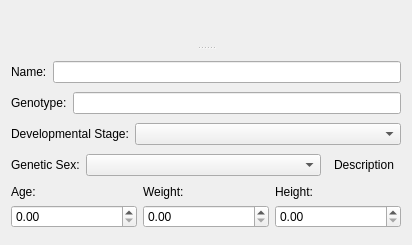
<?xml version="1.0" encoding="UTF-8"?>
<ui version="4.0">
 <class>Biometrics</class>
 <widget class="QWidget" name="Biometrics">
  <property name="geometry">
   <rect>
    <x>0</x>
    <y>0</y>
    <width>412</width>
    <height>245</height>
   </rect>
  </property>
  <property name="windowTitle">
   <string>Form</string>
  </property>
  <layout class="QGridLayout" name="gridLayout">
   <item row="0" column="0">
    <widget class="QSplitter" name="splitter">
     <property name="orientation">
      <enum>Qt::Orientation::Vertical</enum>
     </property>
     <property name="handleWidth">
      <number>3</number>
     </property>
     <widget class="DataSymbolWidget" name="objectSymbolWidget" native="true">
      <property name="sizePolicy">
       <sizepolicy hsizetype="MinimumExpanding" vsizetype="Fixed">
        <horstretch>0</horstretch>
        <verstretch>0</verstretch>
       </sizepolicy>
      </property>
     </widget>
     <widget class="QWidget" name="">
      <layout class="QVBoxLayout" name="verticalLayout_4">
       <item>
        <widget class="DataExchangeWidget" name="dataExchangeWidget" native="true">
         <property name="sizePolicy">
          <sizepolicy hsizetype="MinimumExpanding" vsizetype="Fixed">
           <horstretch>0</horstretch>
           <verstretch>1</verstretch>
          </sizepolicy>
         </property>
        </widget>
       </item>
       <item>
        <layout class="QHBoxLayout" name="horizontalLayout_5">
         <item>
          <widget class="QLabel" name="label_6">
           <property name="sizePolicy">
            <sizepolicy hsizetype="Minimum" vsizetype="Minimum">
             <horstretch>0</horstretch>
             <verstretch>0</verstretch>
            </sizepolicy>
           </property>
           <property name="text">
            <string>Name:</string>
           </property>
           <property name="buddy">
            <cstring>nameLineEdit</cstring>
           </property>
          </widget>
         </item>
         <item>
          <widget class="LineEdit" name="nameLineEdit">
           <property name="sizePolicy">
            <sizepolicy hsizetype="MinimumExpanding" vsizetype="Fixed">
             <horstretch>0</horstretch>
             <verstretch>0</verstretch>
            </sizepolicy>
           </property>
           <property name="toolTip">
            <string>Name</string>
           </property>
           <property name="statusTip">
            <string>Name</string>
           </property>
           <property name="whatsThis">
            <string>Name of this Biometrics object</string>
           </property>
          </widget>
         </item>
        </layout>
       </item>
       <item>
        <layout class="QHBoxLayout" name="horizontalLayout_6">
         <item>
          <widget class="QLabel" name="label">
           <property name="sizePolicy">
            <sizepolicy hsizetype="Minimum" vsizetype="Minimum">
             <horstretch>0</horstretch>
             <verstretch>0</verstretch>
            </sizepolicy>
           </property>
           <property name="text">
            <string>Genotype:</string>
           </property>
           <property name="buddy">
            <cstring>genotypeLineEdit</cstring>
           </property>
          </widget>
         </item>
         <item>
          <widget class="LineEdit" name="genotypeLineEdit">
           <property name="sizePolicy">
            <sizepolicy hsizetype="MinimumExpanding" vsizetype="Fixed">
             <horstretch>0</horstretch>
             <verstretch>0</verstretch>
            </sizepolicy>
           </property>
          </widget>
         </item>
        </layout>
       </item>
       <item>
        <layout class="QHBoxLayout" name="horizontalLayout">
         <item>
          <widget class="QLabel" name="label_3">
           <property name="sizePolicy">
            <sizepolicy hsizetype="Minimum" vsizetype="Minimum">
             <horstretch>0</horstretch>
             <verstretch>0</verstretch>
            </sizepolicy>
           </property>
           <property name="text">
            <string>Developmental Stage:</string>
           </property>
           <property name="buddy">
            <cstring>devStageComboBox</cstring>
           </property>
          </widget>
         </item>
         <item>
          <widget class="QComboBox" name="devStageComboBox">
           <property name="sizePolicy">
            <sizepolicy hsizetype="MinimumExpanding" vsizetype="Fixed">
             <horstretch>0</horstretch>
             <verstretch>0</verstretch>
            </sizepolicy>
           </property>
          </widget>
         </item>
        </layout>
       </item>
       <item>
        <layout class="QHBoxLayout" name="horizontalLayout_2">
         <item>
          <widget class="QLabel" name="label_2">
           <property name="sizePolicy">
            <sizepolicy hsizetype="Minimum" vsizetype="Minimum">
             <horstretch>0</horstretch>
             <verstretch>0</verstretch>
            </sizepolicy>
           </property>
           <property name="text">
            <string>Genetic Sex:</string>
           </property>
           <property name="buddy">
            <cstring>geneticSexComboBox</cstring>
           </property>
          </widget>
         </item>
         <item>
          <widget class="QComboBox" name="geneticSexComboBox">
           <property name="sizePolicy">
            <sizepolicy hsizetype="MinimumExpanding" vsizetype="Fixed">
             <horstretch>0</horstretch>
             <verstretch>0</verstretch>
            </sizepolicy>
           </property>
          </widget>
         </item>
         <item>
          <widget class="QToolButton" name="descriptionToolButton">
           <property name="toolTip">
            <string>Edit description</string>
           </property>
           <property name="statusTip">
            <string>Edit description</string>
           </property>
           <property name="whatsThis">
            <string>Edit description</string>
           </property>
           <property name="text">
            <string>Description</string>
           </property>
           <property name="icon">
            <iconset theme="description"/>
           </property>
           <property name="autoRaise">
            <bool>true</bool>
           </property>
          </widget>
         </item>
        </layout>
       </item>
       <item>
        <layout class="QHBoxLayout" name="horizontalLayout_4">
         <item>
          <layout class="QVBoxLayout" name="verticalLayout">
           <item>
            <widget class="QLabel" name="ageLabel">
             <property name="sizePolicy">
              <sizepolicy hsizetype="Preferred" vsizetype="Fixed">
               <horstretch>0</horstretch>
               <verstretch>0</verstretch>
              </sizepolicy>
             </property>
             <property name="text">
              <string>Age:</string>
             </property>
             <property name="buddy">
              <cstring>ageSpinBox</cstring>
             </property>
            </widget>
           </item>
           <item>
            <widget class="QuantitySpinBox" name="ageSpinBox"/>
           </item>
          </layout>
         </item>
         <item>
          <layout class="QVBoxLayout" name="verticalLayout_2">
           <item>
            <widget class="QLabel" name="label_4">
             <property name="sizePolicy">
              <sizepolicy hsizetype="Preferred" vsizetype="Fixed">
               <horstretch>0</horstretch>
               <verstretch>0</verstretch>
              </sizepolicy>
             </property>
             <property name="text">
              <string>Weight:</string>
             </property>
             <property name="buddy">
              <cstring>weightSpinBox</cstring>
             </property>
            </widget>
           </item>
           <item>
            <widget class="QuantitySpinBox" name="weightSpinBox"/>
           </item>
          </layout>
         </item>
         <item>
          <layout class="QVBoxLayout" name="verticalLayout_3">
           <item>
            <widget class="QLabel" name="label_5">
             <property name="sizePolicy">
              <sizepolicy hsizetype="Preferred" vsizetype="Fixed">
               <horstretch>0</horstretch>
               <verstretch>0</verstretch>
              </sizepolicy>
             </property>
             <property name="text">
              <string>Height:</string>
             </property>
             <property name="buddy">
              <cstring>heightSpinBox</cstring>
             </property>
            </widget>
           </item>
           <item>
            <widget class="QuantitySpinBox" name="heightSpinBox"/>
           </item>
          </layout>
         </item>
        </layout>
       </item>
      </layout>
     </widget>
    </widget>
   </item>
  </layout>
 </widget>
 <customwidgets>
  <customwidget>
   <class>QuantitySpinBox</class>
   <extends>QDoubleSpinBox</extends>
   <header location="global">gui.widgets.small_widgets</header>
  </customwidget>
  <customwidget>
   <class>LineEdit</class>
   <extends>QLineEdit</extends>
   <header location="global">gui.widgets.small_widgets</header>
  </customwidget>
  <customwidget>
   <class>DataExchangeWidget</class>
   <extends>QWidget</extends>
   <header location="global">gui.widgets.dataexchangewidget</header>
   <container>1</container>
  </customwidget>
  <customwidget>
   <class>DataSymbolWidget</class>
   <extends>QWidget</extends>
   <header location="global">gui.widgets.datasymbolwidget</header>
   <container>1</container>
  </customwidget>
 </customwidgets>
 <resources/>
 <connections/>
</ui>
